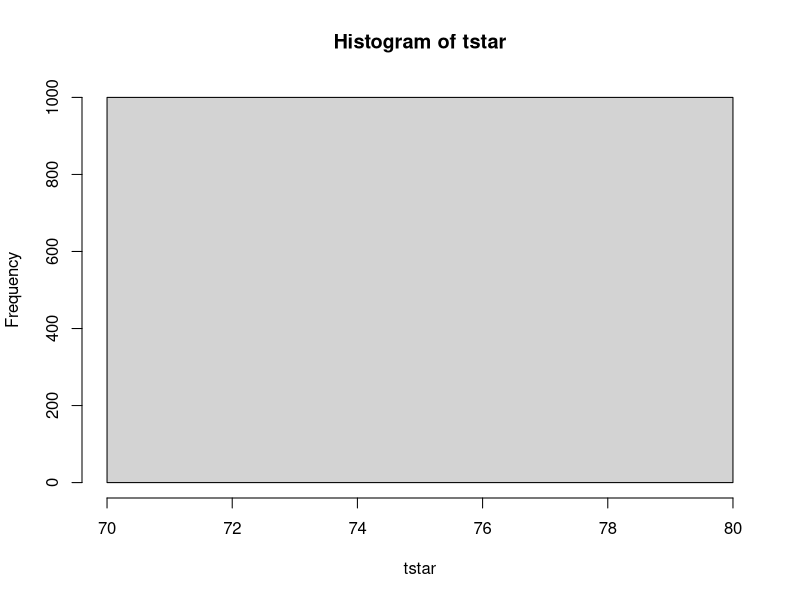

R code for this plot:
#Create data.frame for nauseatable
nausea <- c(rep(0,times=100), rep(1,times=52),
            rep(0, times=32), rep(1, times=35),
            rep(0, times=48), rep(1, times=37))
medicin <- c(rep("Chlorpromazine", times=152),
             rep("Pentobarbital(100mg)", times=67),
             rep("Pentobarbital(150mg)", times=85))
nausea.frame <- data.frame(nausea,medicin)
nausea.frame

#The outcome of xtabs
xtabs(~nausea.frame$medicin+nausea.frame$naus)

#Permutation test
mystat <- function(x) sum(residuals(x)^2)
B=1000
tstar=numeric(B)
for (i in 1:B)
{
  treatstar = sample(factor(nausea.frame$medicin))
  tstar[i] = mystat(lm(nausea.frame$naus~nausea.frame$medicin))  
}
myt=mystat(lm(nausea.frame$naus~nausea.frame$medicin))
hist(tstar)
print(myt)
pl=sum(tstar<myt)/B
pr=sum(tstar>myt)/B
print(pl)

#chisq.test
chisq.test(xtabs(~nausea.frame$medicin+nausea.frame$naus))